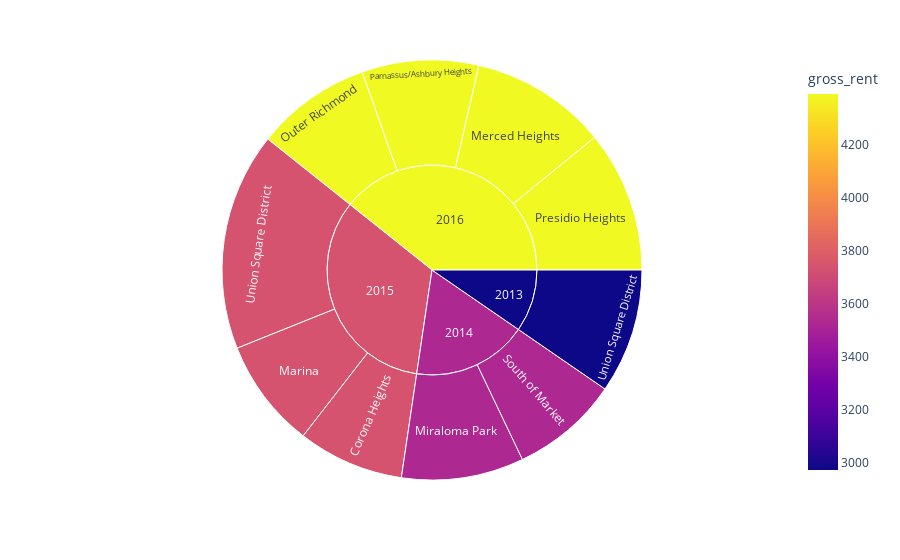

The notebook cell this image was saved under:
### Markdown cell above
### Create a sunburst chart to conduct a costs analysis of most expensive neighborhoods in San Francisco per year

### Code cell
# Sunburst Plot
sunburst_plot_df = sfo_data.sort_values("sale_price_sqr_foot",  ascending= False).reset_index().round(2).head(10)
fig = px.sunburst(sunburst_plot_df, path=['year', 'neighborhood'], values='sale_price_sqr_foot',
    color= 'gross_rent')
fig.show()

### Figure 1 — Plotly figure (JSON) as saved in the notebook; plotly's stock layout.template omitted (floating-point values rounded to 4 significant figures)
{"data": [{"branchvalues": "total", "customdata": [[3739], [3739], [4390], [3528.0], [4390], [4390], [4390], [3528], [2971], [3739], [2971], [3528.0], [3739.0], [4390]], "domain": {"x": [0, 1], "y": [0, 1]}, "hovertemplate": "labels=%{label}<br>sale_price_sqr_foot=%{value}<br>parent=%{parent}<br>id=%{id}<br>gross_rent=%{color}<extra></extra>", "ids": ["2015/Corona Heights", "2015/Marina", "2016/Merced Heights", "2014/Miraloma Park", "2016/Outer Richmond ", "2016/Parnassus/Ashbury Heights", "2016/Presidio Heights", "2014/South of Market", "2013/Union Square District", "2015/Union Square District", "2013", "2014", "2015", "2016"], "labels": ["Corona Heights", "Marina", "Merced Heights", "Miraloma Park", "Outer Richmond ", "Parnassus/Ashbury Heights", "Presidio Heights", "South of Market", "Union Square District", "Union Square District", "2013", "2014", "2015", "2016"], "marker": {"coloraxis": "coloraxis", "colors": [3739, 3739, 4390, 3528.0, 4390, 4390, 4390, 3528, 2971, 3739, 2971, 3528.0, 3739.0, 4390]}, "name": "", "parents": ["2015", "2015", "2016", "2014", "2016", "2016", "2016", "2014", "2013", "2015", "", "", "", ""], "type": "sunburst", "values": [1101.0, 1133.0, 1417.0, 1268.0, 1197.0, 1208, 1466.0, 1120.0, 1290.0, 2259.0, 1290.0, 2388.0, 4492.0, 5287.0]}], "layout": {"autosize": true, "coloraxis": {"colorbar": {"title": {"text": "gross_rent"}}, "colorscale": [[0, "#0d0887"], [0.1111, "#46039f"], [0.2222, "#7201a8"], [0.3333, "#9c179e"], [0.4444, "#bd3786"], [0.5556, "#d8576b"], [0.6667, "#ed7953"], [0.7778, "#fb9f3a"], [0.8889, "#fdca26"], [1, "#f0f921"]]}, "legend": {"tracegroupgap": 0}, "margin": {"t": 60}}}
